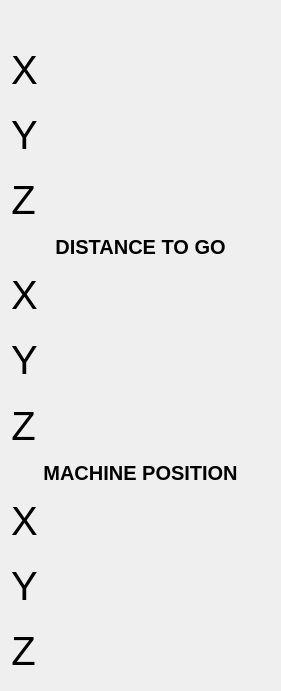
       <widget class="QWidget" name="verticalLayoutWidget_8">
        <property name="geometry">
         <rect>
          <x>10</x>
          <y>10</y>
          <width>281</width>
          <height>691</height>
         </rect>
        </property>
        <layout class="QVBoxLayout" name="verticalLayout_12">
         <item>
          <widget class="StatusLabel" name="statuslabel_19">
           <property name="font">
            <font>
             <pointsize>15</pointsize>
             <weight>75</weight>
             <bold>true</bold>
            </font>
           </property>
           <property name="alignment">
            <set>Qt::AlignCenter</set>
           </property>
           <property name="rules" stdset="0">
            <string>[{&quot;name&quot;: &quot;WCS Header&quot;, &quot;property&quot;: &quot;Text&quot;, &quot;expression&quot;: &quot;ch[0] + ' WORK POSITION'\n&quot;, &quot;channels&quot;: [{&quot;url&quot;: &quot;status:g5x_index?text&quot;, &quot;trigger&quot;: true}]}]</string>
           </property>
          </widget>
         </item>
         <item>
          <layout class="QHBoxLayout" name="horizontalLayout_46">
           <item>
            <widget class="QLabel" name="label_54">
             <property name="sizePolicy">
              <sizepolicy hsizetype="Minimum" vsizetype="Expanding">
               <horstretch>0</horstretch>
               <verstretch>0</verstretch>
              </sizepolicy>
             </property>
             <property name="font">
              <font>
               <pointsize>30</pointsize>
              </font>
             </property>
             <property name="text">
              <string>X</string>
             </property>
             <property name="alignment">
              <set>Qt::AlignCenter</set>
             </property>
            </widget>
           </item>
           <item>
            <widget class="DROLabel" name="drolabel_40">
             <property name="sizePolicy">
              <sizepolicy hsizetype="Expanding" vsizetype="Expanding">
               <horstretch>0</horstretch>
               <verstretch>0</verstretch>
              </sizepolicy>
             </property>
             <property name="font">
              <font>
               <pointsize>30</pointsize>
              </font>
             </property>
             <property name="alignment">
              <set>Qt::AlignRight|Qt::AlignTrailing|Qt::AlignVCenter</set>
             </property>
             <property name="rules" stdset="0">
              <string>[{&quot;name&quot;: &quot;Home Status&quot;, &quot;property&quot;: &quot;Style Sheet&quot;, &quot;expression&quot;: &quot;\&quot;color:rgb(0, 0, 0)\&quot; if ch[0] else \&quot;color:rgb(230, 0, 0)\&quot;&quot;, &quot;channels&quot;: [{&quot;url&quot;: &quot;status:all_axes_homed&quot;, &quot;trigger&quot;: true}]}]</string>
             </property>
             <property name="referenceType" stdset="0">
              <number>1</number>
             </property>
             <property name="axisNumber" stdset="0">
              <number>0</number>
             </property>
             <property name="inchFormat" stdset="0">
              <string>%9.4f</string>
             </property>
             <property name="millimeterFormat" stdset="0">
              <string>%10.3f</string>
             </property>
             <property name="degreeFormat" stdset="0">
              <string>%10.2f</string>
             </property>
             <property name="latheMode" stdset="0">
              <number>0</number>
             </property>
            </widget>
           </item>
          </layout>
         </item>
         <item>
          <layout class="QHBoxLayout" name="horizontalLayout_47">
           <item>
            <widget class="QLabel" name="label_55">
             <property name="sizePolicy">
              <sizepolicy hsizetype="Minimum" vsizetype="Expanding">
               <horstretch>0</horstretch>
               <verstretch>0</verstretch>
              </sizepolicy>
             </property>
             <property name="font">
              <font>
               <pointsize>30</pointsize>
              </font>
             </property>
             <property name="text">
              <string>Y</string>
             </property>
             <property name="alignment">
              <set>Qt::AlignCenter</set>
             </property>
            </widget>
           </item>
           <item>
            <widget class="DROLabel" name="drolabel_41">
             <property name="sizePolicy">
              <sizepolicy hsizetype="Expanding" vsizetype="Expanding">
               <horstretch>0</horstretch>
               <verstretch>0</verstretch>
              </sizepolicy>
             </property>
             <property name="font">
              <font>
               <pointsize>30</pointsize>
              </font>
             </property>
             <property name="alignment">
              <set>Qt::AlignRight|Qt::AlignTrailing|Qt::AlignVCenter</set>
             </property>
             <property name="rules" stdset="0">
              <string>[{&quot;name&quot;: &quot;Home Status&quot;, &quot;property&quot;: &quot;Style Sheet&quot;, &quot;expression&quot;: &quot;\&quot;color:rgb(0, 0, 0)\&quot; if ch[0] else \&quot;color:rgb(230, 0, 0)\&quot;&quot;, &quot;channels&quot;: [{&quot;url&quot;: &quot;status:all_axes_homed&quot;, &quot;trigger&quot;: true}]}]</string>
             </property>
             <property name="referenceType" stdset="0">
              <number>1</number>
             </property>
             <property name="axisNumber" stdset="0">
              <number>1</number>
             </property>
             <property name="inchFormat" stdset="0">
              <string>%9.4f</string>
             </property>
             <property name="millimeterFormat" stdset="0">
              <string>%10.3f</string>
             </property>
             <property name="degreeFormat" stdset="0">
              <string>%10.2f</string>
             </property>
             <property name="latheMode" stdset="0">
              <number>0</number>
             </property>
            </widget>
           </item>
          </layout>
         </item>
         <item>
          <layout class="QHBoxLayout" name="horizontalLayout_48">
           <item>
            <widget class="QLabel" name="label_56">
             <property name="sizePolicy">
              <sizepolicy hsizetype="Minimum" vsizetype="Expanding">
               <horstretch>0</horstretch>
               <verstretch>0</verstretch>
              </sizepolicy>
             </property>
             <property name="font">
              <font>
               <pointsize>30</pointsize>
              </font>
             </property>
             <property name="text">
              <string>Z</string>
             </property>
             <property name="alignment">
              <set>Qt::AlignCenter</set>
             </property>
            </widget>
           </item>
           <item>
            <widget class="DROLabel" name="drolabel_42">
             <property name="sizePolicy">
              <sizepolicy hsizetype="Expanding" vsizetype="Expanding">
               <horstretch>0</horstretch>
               <verstretch>0</verstretch>
              </sizepolicy>
             </property>
             <property name="font">
              <font>
               <pointsize>30</pointsize>
              </font>
             </property>
             <property name="alignment">
              <set>Qt::AlignRight|Qt::AlignTrailing|Qt::AlignVCenter</set>
             </property>
             <property name="rules" stdset="0">
              <string>[{&quot;name&quot;: &quot;Home Status&quot;, &quot;property&quot;: &quot;Style Sheet&quot;, &quot;expression&quot;: &quot;\&quot;color:rgb(0, 0, 0)\&quot; if ch[0] else \&quot;color:rgb(230, 0, 0)\&quot;&quot;, &quot;channels&quot;: [{&quot;url&quot;: &quot;status:all_axes_homed&quot;, &quot;trigger&quot;: true}]}]</string>
             </property>
             <property name="referenceType" stdset="0">
              <number>1</number>
             </property>
             <property name="axisNumber" stdset="0">
              <number>2</number>
             </property>
             <property name="inchFormat" stdset="0">
              <string>%9.4f</string>
             </property>
             <property name="millimeterFormat" stdset="0">
              <string>%10.3f</string>
             </property>
             <property name="degreeFormat" stdset="0">
              <string>%10.2f</string>
             </property>
             <property name="latheMode" stdset="0">
              <number>0</number>
             </property>
            </widget>
           </item>
          </layout>
         </item>
         <item>
          <widget class="QLabel" name="label_57">
           <property name="font">
            <font>
             <pointsize>15</pointsize>
             <weight>75</weight>
             <bold>true</bold>
            </font>
           </property>
           <property name="autoFillBackground">
            <bool>false</bool>
           </property>
           <property name="text">
            <string>DISTANCE TO GO</string>
           </property>
           <property name="scaledContents">
            <bool>false</bool>
           </property>
           <property name="alignment">
            <set>Qt::AlignCenter</set>
           </property>
          </widget>
         </item>
         <item>
          <layout class="QHBoxLayout" name="horizontalLayout_49">
           <item>
            <widget class="QLabel" name="label_58">
             <property name="sizePolicy">
              <sizepolicy hsizetype="Minimum" vsizetype="Expanding">
               <horstretch>0</horstretch>
               <verstretch>0</verstretch>
              </sizepolicy>
             </property>
             <property name="font">
              <font>
               <pointsize>30</pointsize>
              </font>
             </property>
             <property name="text">
              <string>X</string>
             </property>
             <property name="alignment">
              <set>Qt::AlignCenter</set>
             </property>
            </widget>
           </item>
           <item>
            <widget class="DROLabel" name="drolabel_43">
             <property name="sizePolicy">
              <sizepolicy hsizetype="Expanding" vsizetype="Expanding">
               <horstretch>0</horstretch>
               <verstretch>0</verstretch>
              </sizepolicy>
             </property>
             <property name="font">
              <font>
               <pointsize>30</pointsize>
              </font>
             </property>
             <property name="alignment">
              <set>Qt::AlignRight|Qt::AlignTrailing|Qt::AlignVCenter</set>
             </property>
             <property name="rules" stdset="0">
              <string>[{&quot;name&quot;: &quot;Home Status&quot;, &quot;property&quot;: &quot;Style Sheet&quot;, &quot;expression&quot;: &quot;\&quot;color:rgb(0, 0, 0)\&quot; if ch[0] else \&quot;color:rgb(230, 0, 0)\&quot;&quot;, &quot;channels&quot;: [{&quot;url&quot;: &quot;status:all_axes_homed&quot;, &quot;trigger&quot;: true}]}]</string>
             </property>
             <property name="referenceType" stdset="0">
              <number>2</number>
             </property>
             <property name="axisNumber" stdset="0">
              <number>0</number>
             </property>
             <property name="inchFormat" stdset="0">
              <string>%9.4f</string>
             </property>
             <property name="millimeterFormat" stdset="0">
              <string>%10.3f</string>
             </property>
             <property name="degreeFormat" stdset="0">
              <string>%10.2f</string>
             </property>
             <property name="latheMode" stdset="0">
              <number>0</number>
             </property>
            </widget>
           </item>
          </layout>
         </item>
         <item>
          <layout class="QHBoxLayout" name="horizontalLayout_50">
           <item>
            <widget class="QLabel" name="label_59">
             <property name="sizePolicy">
              <sizepolicy hsizetype="Minimum" vsizetype="Expanding">
               <horstretch>0</horstretch>
               <verstretch>0</verstretch>
              </sizepolicy>
             </property>
             <property name="font">
              <font>
               <pointsize>30</pointsize>
              </font>
             </property>
             <property name="text">
              <string>Y</string>
             </property>
             <property name="alignment">
              <set>Qt::AlignCenter</set>
             </property>
            </widget>
           </item>
           <item>
            <widget class="DROLabel" name="drolabel_44">
             <property name="sizePolicy">
              <sizepolicy hsizetype="Expanding" vsizetype="Expanding">
               <horstretch>0</horstretch>
               <verstretch>0</verstretch>
              </sizepolicy>
             </property>
             <property name="font">
              <font>
               <pointsize>30</pointsize>
              </font>
             </property>
             <property name="alignment">
              <set>Qt::AlignRight|Qt::AlignTrailing|Qt::AlignVCenter</set>
             </property>
             <property name="rules" stdset="0">
              <string>[{&quot;name&quot;: &quot;Home Status&quot;, &quot;property&quot;: &quot;Style Sheet&quot;, &quot;expression&quot;: &quot;\&quot;color:rgb(0, 0, 0)\&quot; if ch[0] else \&quot;color:rgb(230, 0, 0)\&quot;&quot;, &quot;channels&quot;: [{&quot;url&quot;: &quot;status:all_axes_homed&quot;, &quot;trigger&quot;: true}]}]</string>
             </property>
             <property name="referenceType" stdset="0">
              <number>2</number>
             </property>
             <property name="axisNumber" stdset="0">
              <number>1</number>
             </property>
             <property name="inchFormat" stdset="0">
              <string>%9.4f</string>
             </property>
             <property name="millimeterFormat" stdset="0">
              <string>%10.3f</string>
             </property>
             <property name="degreeFormat" stdset="0">
              <string>%10.2f</string>
             </property>
             <property name="latheMode" stdset="0">
              <number>0</number>
             </property>
            </widget>
           </item>
          </layout>
         </item>
         <item>
          <layout class="QHBoxLayout" name="horizontalLayout_51">
           <item>
            <widget class="QLabel" name="label_60">
             <property name="sizePolicy">
              <sizepolicy hsizetype="Minimum" vsizetype="Expanding">
               <horstretch>0</horstretch>
               <verstretch>0</verstretch>
              </sizepolicy>
             </property>
             <property name="font">
              <font>
               <pointsize>30</pointsize>
              </font>
             </property>
             <property name="text">
              <string>Z</string>
             </property>
             <property name="alignment">
              <set>Qt::AlignCenter</set>
             </property>
            </widget>
           </item>
           <item>
            <widget class="DROLabel" name="drolabel_45">
             <property name="sizePolicy">
              <sizepolicy hsizetype="Expanding" vsizetype="Expanding">
               <horstretch>0</horstretch>
               <verstretch>0</verstretch>
              </sizepolicy>
             </property>
             <property name="font">
              <font>
               <pointsize>30</pointsize>
              </font>
             </property>
             <property name="alignment">
              <set>Qt::AlignRight|Qt::AlignTrailing|Qt::AlignVCenter</set>
             </property>
             <property name="rules" stdset="0">
              <string>[{&quot;name&quot;: &quot;Home Status&quot;, &quot;property&quot;: &quot;Style Sheet&quot;, &quot;expression&quot;: &quot;\&quot;color:rgb(0, 0, 0)\&quot; if ch[0] else \&quot;color:rgb(230, 0, 0)\&quot;&quot;, &quot;channels&quot;: [{&quot;url&quot;: &quot;status:all_axes_homed&quot;, &quot;trigger&quot;: true}]}]</string>
             </property>
             <property name="referenceType" stdset="0">
              <number>2</number>
             </property>
             <property name="axisNumber" stdset="0">
              <number>2</number>
             </property>
             <property name="inchFormat" stdset="0">
              <string>%9.4f</string>
             </property>
             <property name="millimeterFormat" stdset="0">
              <string>%10.3f</string>
             </property>
             <property name="degreeFormat" stdset="0">
              <string>%10.2f</string>
             </property>
             <property name="latheMode" stdset="0">
              <number>0</number>
             </property>
            </widget>
           </item>
          </layout>
         </item>
         <item>
          <widget class="QLabel" name="label_61">
           <property name="font">
            <font>
             <pointsize>15</pointsize>
             <weight>75</weight>
             <bold>true</bold>
            </font>
           </property>
           <property name="autoFillBackground">
            <bool>false</bool>
           </property>
           <property name="text">
            <string>MACHINE POSITION</string>
           </property>
           <property name="scaledContents">
            <bool>false</bool>
           </property>
           <property name="alignment">
            <set>Qt::AlignCenter</set>
           </property>
          </widget>
         </item>
         <item>
          <layout class="QHBoxLayout" name="horizontalLayout_52">
           <item>
            <widget class="QLabel" name="label_62">
             <property name="sizePolicy">
              <sizepolicy hsizetype="Minimum" vsizetype="Expanding">
               <horstretch>0</horstretch>
               <verstretch>0</verstretch>
              </sizepolicy>
             </property>
             <property name="font">
              <font>
               <pointsize>30</pointsize>
              </font>
             </property>
             <property name="text">
              <string>X</string>
             </property>
             <property name="alignment">
              <set>Qt::AlignCenter</set>
             </property>
            </widget>
           </item>
           <item>
            <widget class="DROLabel" name="drolabel_46">
             <property name="sizePolicy">
              <sizepolicy hsizetype="Expanding" vsizetype="Expanding">
               <horstretch>0</horstretch>
               <verstretch>0</verstretch>
              </sizepolicy>
             </property>
             <property name="font">
              <font>
               <pointsize>30</pointsize>
              </font>
             </property>
             <property name="alignment">
              <set>Qt::AlignRight|Qt::AlignTrailing|Qt::AlignVCenter</set>
             </property>
             <property name="rules" stdset="0">
              <string>[{&quot;name&quot;: &quot;Home Status&quot;, &quot;property&quot;: &quot;Style Sheet&quot;, &quot;expression&quot;: &quot;\&quot;color:rgb(0, 0, 0)\&quot; if ch[0] else \&quot;color:rgb(230, 0, 0)\&quot;&quot;, &quot;channels&quot;: [{&quot;url&quot;: &quot;status:all_axes_homed&quot;, &quot;trigger&quot;: true}]}]</string>
             </property>
             <property name="referenceType" stdset="0">
              <number>0</number>
             </property>
             <property name="axisNumber" stdset="0">
              <number>0</number>
             </property>
             <property name="inchFormat" stdset="0">
              <string>%9.4f</string>
             </property>
             <property name="millimeterFormat" stdset="0">
              <string>%10.3f</string>
             </property>
             <property name="degreeFormat" stdset="0">
              <string>%10.2f</string>
             </property>
             <property name="latheMode" stdset="0">
              <number>0</number>
             </property>
            </widget>
           </item>
          </layout>
         </item>
         <item>
          <layout class="QHBoxLayout" name="horizontalLayout_53">
           <item>
            <widget class="QLabel" name="label_63">
             <property name="sizePolicy">
              <sizepolicy hsizetype="Minimum" vsizetype="Expanding">
               <horstretch>0</horstretch>
               <verstretch>0</verstretch>
              </sizepolicy>
             </property>
             <property name="font">
              <font>
               <pointsize>30</pointsize>
              </font>
             </property>
             <property name="text">
              <string>Y</string>
             </property>
             <property name="alignment">
              <set>Qt::AlignCenter</set>
             </property>
            </widget>
           </item>
           <item>
            <widget class="DROLabel" name="drolabel_47">
             <property name="sizePolicy">
              <sizepolicy hsizetype="Expanding" vsizetype="Expanding">
               <horstretch>0</horstretch>
               <verstretch>0</verstretch>
              </sizepolicy>
             </property>
             <property name="font">
              <font>
               <pointsize>30</pointsize>
              </font>
             </property>
             <property name="alignment">
              <set>Qt::AlignRight|Qt::AlignTrailing|Qt::AlignVCenter</set>
             </property>
             <property name="rules" stdset="0">
              <string>[{&quot;name&quot;: &quot;Home Status&quot;, &quot;property&quot;: &quot;Style Sheet&quot;, &quot;expression&quot;: &quot;\&quot;color:rgb(0, 0, 0)\&quot; if ch[0] else \&quot;color:rgb(230, 0, 0)\&quot;&quot;, &quot;channels&quot;: [{&quot;url&quot;: &quot;status:all_axes_homed&quot;, &quot;trigger&quot;: true}]}]</string>
             </property>
             <property name="referenceType" stdset="0">
              <number>0</number>
             </property>
             <property name="axisNumber" stdset="0">
              <number>1</number>
             </property>
             <property name="inchFormat" stdset="0">
              <string>%9.4f</string>
             </property>
             <property name="millimeterFormat" stdset="0">
              <string>%10.3f</string>
             </property>
             <property name="degreeFormat" stdset="0">
              <string>%10.2f</string>
             </property>
             <property name="latheMode" stdset="0">
              <number>0</number>
             </property>
            </widget>
           </item>
          </layout>
         </item>
         <item>
          <layout class="QHBoxLayout" name="horizontalLayout_54">
           <item>
            <widget class="QLabel" name="label_64">
             <property name="sizePolicy">
              <sizepolicy hsizetype="Minimum" vsizetype="Expanding">
               <horstretch>0</horstretch>
               <verstretch>0</verstretch>
              </sizepolicy>
             </property>
             <property name="font">
              <font>
               <pointsize>30</pointsize>
              </font>
             </property>
             <property name="text">
              <string>Z</string>
             </property>
             <property name="alignment">
              <set>Qt::AlignCenter</set>
             </property>
            </widget>
           </item>
           <item>
            <widget class="DROLabel" name="drolabel_48">
             <property name="sizePolicy">
              <sizepolicy hsizetype="Expanding" vsizetype="Expanding">
               <horstretch>0</horstretch>
               <verstretch>0</verstretch>
              </sizepolicy>
             </property>
             <property name="font">
              <font>
               <pointsize>30</pointsize>
              </font>
             </property>
             <property name="alignment">
              <set>Qt::AlignRight|Qt::AlignTrailing|Qt::AlignVCenter</set>
             </property>
             <property name="rules" stdset="0">
              <string>[{&quot;name&quot;: &quot;Home Status&quot;, &quot;property&quot;: &quot;Style Sheet&quot;, &quot;expression&quot;: &quot;\&quot;color:rgb(0, 0, 0)\&quot; if ch[0] else \&quot;color:rgb(230, 0, 0)\&quot;&quot;, &quot;channels&quot;: [{&quot;url&quot;: &quot;status:all_axes_homed&quot;, &quot;trigger&quot;: true}]}]</string>
             </property>
             <property name="referenceType" stdset="0">
              <number>0</number>
             </property>
             <property name="axisNumber" stdset="0">
              <number>2</number>
             </property>
             <property name="inchFormat" stdset="0">
              <string>%9.4f</string>
             </property>
             <property name="millimeterFormat" stdset="0">
              <string>%10.3f</string>
             </property>
             <property name="degreeFormat" stdset="0">
              <string>%10.2f</string>
             </property>
             <property name="latheMode" stdset="0">
              <number>0</number>
             </property>
            </widget>
           </item>
          </layout>
         </item>
        </layout>
       </widget>
